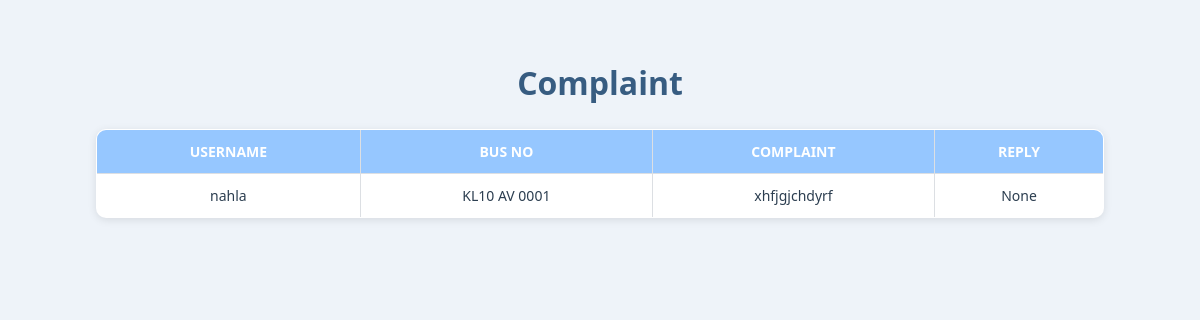
The page /ViewComplaint on the database as committed earlier.
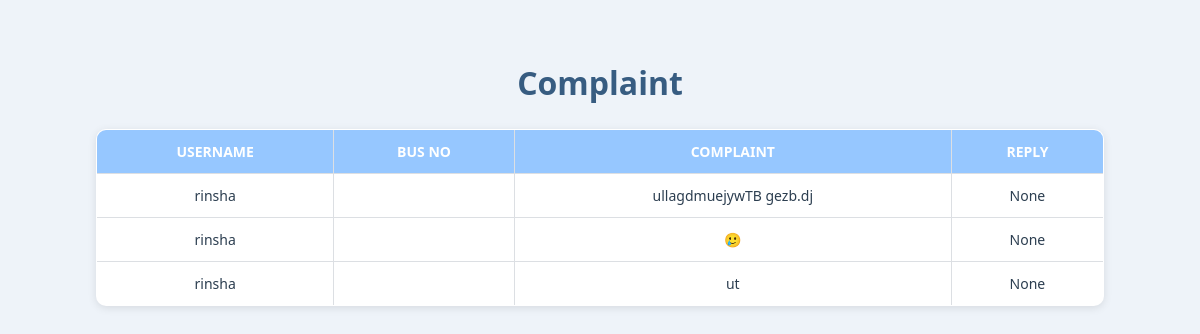
The same page on the database as committed later.
### BuzbeeApp/models.py (models this page shows, shortened)
class ComplaintTable(models.Model):
    USER = models.ForeignKey(PassangerTable, on_delete=models.CASCADE,blank=True,null=True)
    BUS = models.ForeignKey(BusTable, on_delete=models.CASCADE,blank=True,null=True)
    Complaint = models.CharField(max_length=100,blank=True,null=True)
    Reply = models.CharField(max_length=100,blank=True,null=True)
    Date = models.DateField(auto_now_add=True)

class PassangerTable(models.Model):
    GENDER_CHOICES = [
        ('M', 'Male'),
        ('F', 'Female'),
        ('O', 'Other'),
    ]
    Name = models.CharField(max_length=30, blank=True, null=True)
    Email = models.EmailField(max_length=100, blank=True, null=True)
    Age = models.IntegerField(blank=True, null=True)
    Contact_NO = models.BigIntegerField(blank=True, null=True)
    Gender = models.CharField(max_length=1, choices=GENDER_CHOICES, blank=True, null=True)
    Address = models.CharField(max_length=100, blank=True, null=True)
    LOGIN = models.ForeignKey(LoginTable, on_delete=models.CASCADE, null=True, blank=True)

class BusTable(models.Model):
     Busname = models.CharField(max_length=30,blank=True,null=True)
     Bus_NO = models.CharField(max_length=20,blank=True,null=True)
     Capacity = models.IntegerField(blank=True,null=True)
     RC_NO = models.CharField(max_length=15,blank=True,null=True)
     Photo = models.FileField(blank=True,null=True)
     OWNER = models.ForeignKey(OwnerTable, on_delete=models.CASCADE,blank=True,null=True)
     Status = models.CharField(max_length=20, null=True, blank=True)

### BuzbeeApp/views.py (the view)
# urls.py: path('ViewComplaint',ViewComplaint.as_view(),name="ViewComplaint"),
class ViewComplaint(View):
    def get(self,request):
        obj=ComplaintTable.objects.all()
        return render(request,"administration/viewcomplaint.html",{'val': obj})

### templates/administration/viewcomplaint.html (shortened to what this page needs)
<!DOCTYPE html>
<html lang="en">
<head>
</head>
<body>
    <h1>Complaint</h1>
    <table border="1">
        <tr>
            <th>USERNAME</th>
            <th>BUS NO</th>
            <th>COMPLAINT</th>
            <th>REPLY</th>
        </tr>
         {% for i in val %}
        <tr>
             <td>{{i.USER.Name}}</td>
             <td>{{i.BUS.Bus_NO}}</td>
             <td>{{i.Complaint}}</td>
            {% if i.Reply == "pending" %}
             <form method="post" action="/ComplaintReply/{{ i.id }}">
                {% csrf_token %}
             <td align="center" colspan="2">
                <textarea name="reply"></textarea>
                <input type="submit" value="send">
            </td>
             </form>
            {% else %}
             <td>{{i.Reply}}</td>
            {% endif %}
        </tr>
         {% endfor %}
    </table>
</body>
</html>

Rows that differ between the two databases and show on the page:
removed ComplaintTable: USER.Name "nahla", BUS.Bus_NO "KL10 AV 0001", Complaint "xhfjgjchdyrf", Reply "None"
added ComplaintTable: USER.Name "rinsha", Complaint "ullagdmuejywTB gezb.dj", Reply "None"
added ComplaintTable: USER.Name "rinsha", Complaint "🥲", Reply "None"
added ComplaintTable: USER.Name "rinsha", Complaint "ut", Reply "None"
